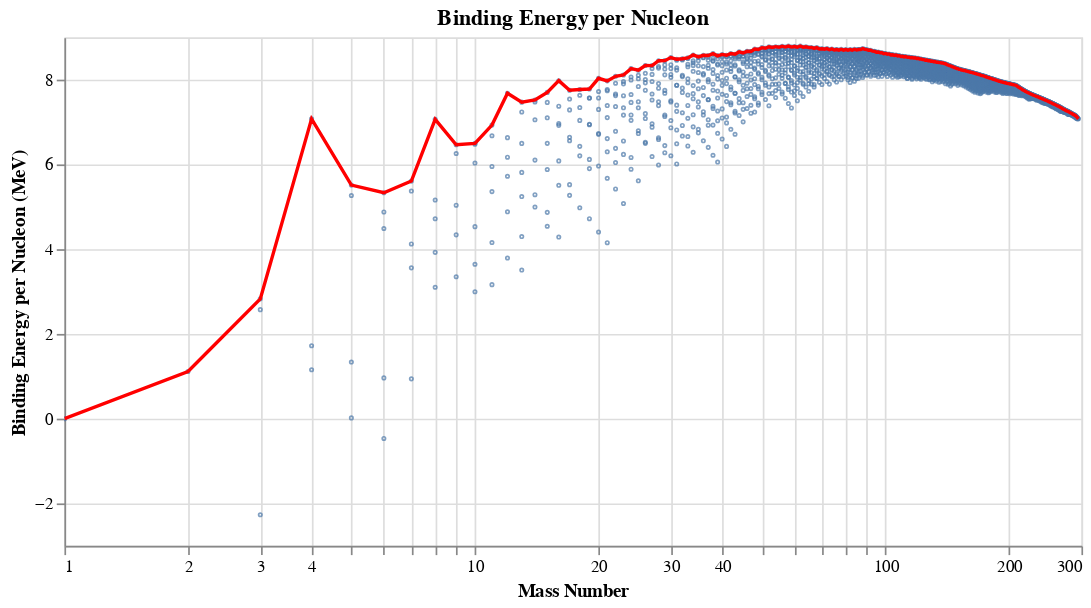

Notebook code cell kept with this figure:
### Markdown cell above
#### Graph
Graph the nuclear binding energy per nucleon in a diagram. Find the isotope with the highest binding energy per nucleon, i.e. the most stable isotope. List the isotopes with a negative binding energy.

### Code cell
import altair as alt

# chart1 with all data points
chart1 = (binding_energy.plot.point(
            x=alt.X('Mass Number',
                    scale=alt.Scale(type='log', domain=(1, 300)) # logarithmic scale (looks better)
                   ),
            y='Binding Energy per Nucleon',
            tooltip=[
                'Atomic Symbol', 
                'Mass Number', 
                alt.Tooltip('Binding Energy per Nucleon', format='.2f') # round values to 2 decimal places in tooltips
            ]
            )
          .properties(width=600, title='Binding Energy per Nucleon')
        )


#chart2 with only max for each mass number
chart2 = (binding_energy_max.plot.line(
            x=alt.X('Mass Number',
                    scale=alt.Scale(type='log', domain=(1, 300))
                   ),
            y=alt.Y('Binding Energy per Nucleon',
                   title='Binding Energy per Nucleon (MeV)'
                   ),
            tooltip=['Atomic Symbol', 'Mass Number', 'Binding Energy per Nucleon']
            )
        )

chart = ((chart1 + chart2)
           .configure_point(size=1).configure_line(color='red') # format points and line
       )

chart

### Figure 1 — Vega-Lite specification as saved in the notebook (floating-point values rounded to 4 significant figures; data arrays with more than 128 entries replaced by an {"elided": "..."} marker saying what was removed)
{"config": {"view": {"continuousWidth": 300, "continuousHeight": 300}, "line": {"color": "red"}, "point": {"size": 1}}, "layer": [{"data": {"name": "data-5781257049d76efdbe33a3f9e4ede692"}, "mark": {"type": "point", "tooltip": true}, "encoding": {"tooltip": [{"field": "Atomic Symbol", "type": "nominal"}, {"field": "Mass Number", "type": "quantitative"}, {"field": "Binding Energy per Nucleon", "format": ".2f", "type": "quantitative"}], "x": {"field": "Mass Number", "scale": {"domain": [1, 300], "type": "log"}, "type": "quantitative"}, "y": {"field": "Binding Energy per Nucleon", "type": "quantitative"}}, "name": "view_21", "title": "Binding Energy per Nucleon"}, {"data": {"name": "data-840301b1e2826a35111169719a5033cb"}, "mark": {"type": "line", "tooltip": true}, "encoding": {"tooltip": [{"field": "Atomic Symbol", "type": "nominal"}, {"field": "Mass Number", "type": "quantitative"}, {"field": "Binding Energy per Nucleon", "type": "quantitative"}], "x": {"field": "Mass Number", "scale": {"domain": [1, 300], "type": "log"}, "type": "quantitative"}, "y": {"field": "Binding Energy per Nucleon", "title": "Binding Energy per Nucleon (MeV)", "type": "quantitative"}}, "name": "view_22"}], "params": [{"name": "param_21", "select": {"type": "interval", "encodings": ["x", "y"]}, "bind": "scales", "views": ["view_21"]}, {"name": "param_22", "select": {"type": "interval", "encodings": ["x", "y"]}, "bind": "scales", "views": ["view_22"]}], "width": 600, "$schema": "https://vega.github.io/schema/vega-lite/v5.20.1.json", "datasets": {"data-5781257049d76efdbe33a3f9e4ede692": {"elided": "3558 records"}, "data-840301b1e2826a35111169719a5033cb": {"elided": "295 records"}}}
